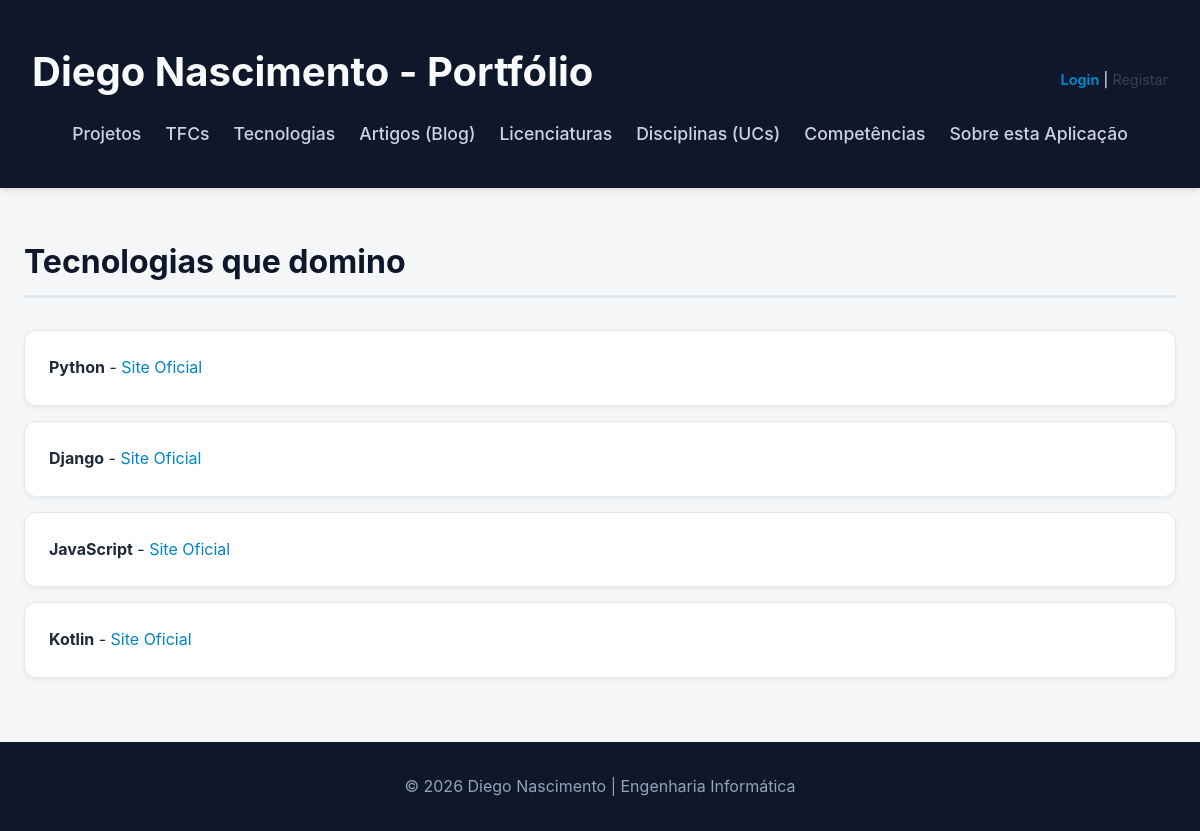
Screenshot of /tecnologias/ with the database file from the repository.
### portfolio/models.py (models this page shows, shortened)
class Tecnologia(models.Model):
    nome = models.CharField(max_length=100)
    tipo = models.ForeignKey(TipoTecnologia, on_delete=models.SET_NULL, null=True, blank=True, related_name='tecnologias')
    descricao = models.TextField(blank=True, null=True, help_text="Descrição do que a tecnologia faz e o que gostas/não gostas nela.")
    logotipo = models.ImageField(upload_to='tecnologias/')
    link_oficial = models.URLField()
    nivel_interesse = models.IntegerField() # Exemplo: de 1 a 5

### portfolio/views.py (the view)
# urls.py: path('tecnologias/', views.tecnologias_view, name='tecnologias'),
def tecnologias_view(request):
    tecnologias = Tecnologia.objects.all()
    return render(request, 'portfolio/tecnologias.html', {'tecnologias': tecnologias})

### portfolio/templates/portfolio/tecnologias.html (shortened to what this page needs)
{% extends "portfolio/base.html" %}
{% block content %}
    <h2>Tecnologias que domino</h2>
    <ul>
        {% for tech in tecnologias %}
            <li style="margin-bottom: 15px;">
                <strong>{{ tech.nome }}</strong>
                {% if tech.link_oficial %}
                    - <a href="{{ tech.link_oficial }}" target="_blank" style="color: #0284c7; text-decoration: none;">Site Oficial</a>
                {% endif %}
            </li>
        {% empty %}
            <li>Ainda não há tecnologias registadas.</li>
        {% endfor %}
    </ul>
{% endblock %}

### portfolio/static/portfolio/styles.css (style rules this page uses)
* { box-sizing: border-box; margin: 0; padding: 0; }
body { font-family: "Inter", "Segoe UI", system-ui, sans-serif; background: #f4f6f8; color: #1f2937; line-height: 1.6; }
main > h2 { font-size: 2rem; color: #0f172a; border-bottom: 3px solid #e2e8f0; padding-bottom: 0.5rem; margin-bottom: 2rem; }
main > ul { list-style: none; }
main > ul > li { background: white; margin-bottom: 1rem; padding: 1.5rem; border-radius: 12px; box-shadow: 0 2px 4px rgba(0, 0, 0, 0.05); border: 1px solid #e2e8f0; }

### rows the page displays
Tecnologia: nome "Python"
Tecnologia: nome "Django"
Tecnologia: nome "JavaScript"
Tecnologia: nome "Kotlin"
